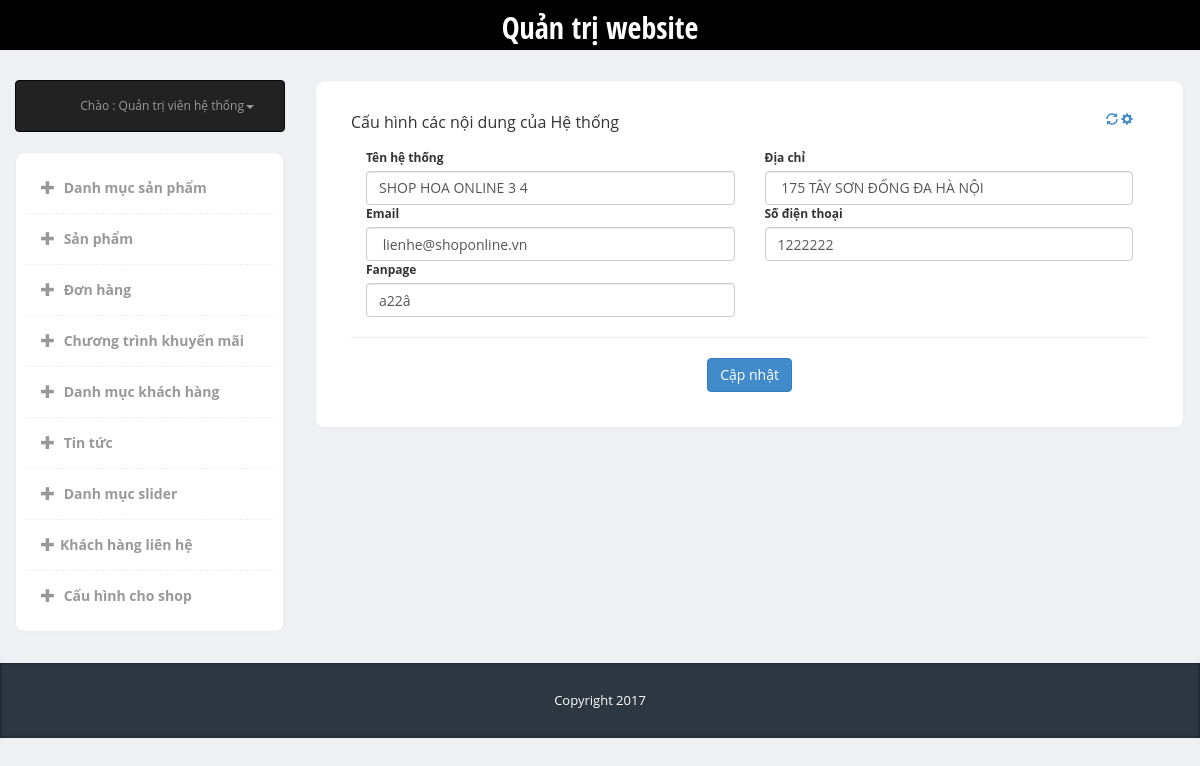
Screenshot of /admin/index.php?page=about&type=edit (signed in) with the database file from the repository.
### tables this page shows
CREATE TABLE `aboutshop` (
  `ID` int(11) NOT NULL,
  `Name` varchar(255) NOT NULL,
  `Email` varchar(150) NOT NULL,
  `Address` varchar(255) NOT NULL,
  `Phone` int(11) NOT NULL,
  `Fanpage` varchar(255) NOT NULL
);

### admin/lib_db.php (called while the page is built, shortened)
<?php
global $link;
function select_one($sql){
	$data = exec_select($sql);
	return $data[0];
}
function exec_select($sql){
	global $link;
	$ret = isset($ret) ? $ret : "";
	$res = $link->query($sql);
	$err = mysqli_error($link);
	if ($res ){
		$ret = array();
		while( $row = $res->fetch_array(MYSQLI_ASSOC) )
		{
			$ret[]= $row ;
		}
	}
	return $ret;
}

### admin/modules/about/edit.php (the view, shortened to what this page needs)
<?php
$sql_shop = "select * from aboutshop where ID = 1";
$data_shop = select_one($sql_shop);
?>
	<div class="panel-heading">
					            <div class="panel-title">Cấu hình các nội dung của Hệ thống</div>
					            <div class="panel-options">
					              <a href="#" data-rel="collapse"><i class="glyphicon glyphicon-refresh"></i></a>
					              <a href="#" data-rel="reload"><i class="glyphicon glyphicon-cog"></i></a>
					            </div>
					        </div>
			  				<div class="panel-body">
			  					<form class="form-horizontal addpro" action="modules/about/edit_exe.php" method="POST">
									<fieldset>
										<div class=" col-md-6">
											<label>Tên hệ thống</label>
											<input class="form-control" placeholder="" name="name"  value="<?php echo $data_shop['Name'] ?>" type="text">
										</div>
									<div class=" col-md-6">
											<label>Địa chỉ</label>
											<input class="form-control" placeholder="" name="address" value="<?php echo $data_shop['Address'] ?>" type="text">
										</div>
										<div class=" col-md-6">
											<label>Email</label>
											<input class="form-control" placeholder="" name="email"   value="<?php echo $data_shop['Email'] ?>" type="text">
										</div>
							<div class=" col-md-6">
											<label>Số điện thoại</label>
											<input class="form-control" placeholder="" name="phone" value="<?php echo $data_shop['Phone'] ?>" type="text">
										</div>
										<div class=" col-md-6">
											<label>Fanpage</label>
											<input class="form-control" placeholder="" name="fanpage" value="<?php echo $data_shop['Fanpage'] ?>" type="text">
										</div>
									</fieldset>
									<div>
									<hr>
									<div class=" col-md-12 text-center">
										<button  type="submit" class="btn btn-primary">Cập nhật</button>
										</div>
									</div>
								</form>
			  				</div>

### admin/css/styles.css (style rules this page uses)
body { font-family: 'Open Sans', sans-serif; background-color: #f7f7f7; position: relative; margin: 0px; font-size: 12px; padding: 0px; }
body { background-color: #eff0f3; }
.panel-heading>.panel-title, .content-box-header .panel-title { float: left; padding: 0px; padding-top: 0px; }
.panel-heading>.panel-options, .content-box-header .panel-options { float: right; padding-right: 15px; }
.panel-heading>.panel-options>a, .content-box-header .panel-options>a { margin-top: 10px; }
.panel-body { clear:both; }

### rows the page displays
aboutshop: name "SHOP HOA ONLINE 3 4", address "175 TÂY SƠN ĐỐNG ĐA HÀ NỘI", email "lienhe@shoponline.vn", phone "1222222", fanpage "a22â"
